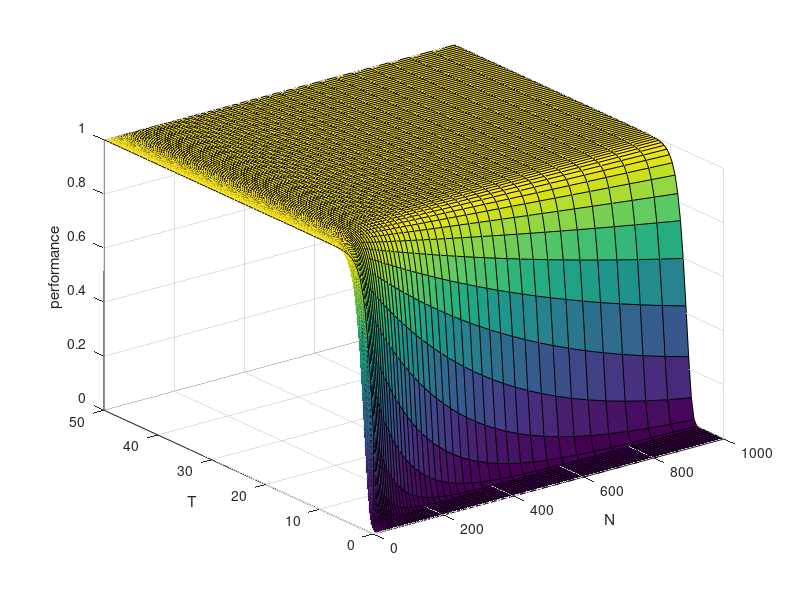

This chart was generated by the following MATLAB code:
A = 100;
B = 100;


N = logspace(0,3,A);
T = linspace(0,50,B);

[myN, myT] = meshgrid(N, T);

pm = exp(-myN.*exp(-myT));


surf(myN, myT, pm);
xlabel('N');
ylabel('T');
zlabel('performance');
